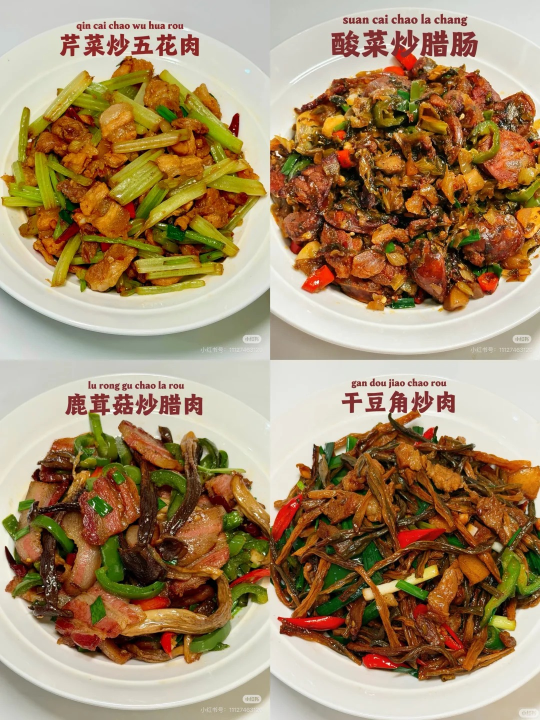
#> input picture img_155600/64道家常菜不重样🍛给你满满做饭灵感✨_10_小黄的晚餐集🍚_来自小红书网页版.jpg, 1080 x 1440 px, found by its file name (shown at 1/2 size); its folder holds 4 pictures in this run
$ python crop_grids.py
#> lines starting #> are read from the running program, lines starting #| are printed output that depends on the picture; pictures that were not available may be replaced by others from this repository, and a replacement may not be noted
import os, re
from PIL import Image

src_dir = r'D:\openclaw-autoclaw\.openclaw-autoclaw\agents\agent-gcglc\workspace\what-to-eat\img_155600'
out_dir = r'D:\openclaw-autoclaw\.openclaw-autoclaw\agents\agent-gcglc\workspace\what-to-eat\images'

# Clean old crops
for f in os.listdir(out_dir):
    if f.startswith('grid_'):
        os.remove(os.path.join(out_dir, f))

# Sort by the number after the first underscore (_2, _3, ..., _17)
def extract_num(fname):
    parts = fname.split('_')
    for p in parts:
        if p.isdigit():
            return int(p)
    return 0

files = sorted(os.listdir(src_dir), key=extract_num)
# files: _2, _3, _4, _5, _6, _7, _8, _9, _10, _11, _12, _13, _14, _15, _16, _17

for i, fname in enumerate(files):
    if fname.startswith('grid_'): continue
    img = Image.open(os.path.join(src_dir, fname))
#> img is the input picture: PIL image 1080x1440 RGB; mean R, G, B 164.1, 137.9, 103.7
    w, h = img.size
#> w = 1080; h = 1440
    hw, hh = w // 2, h // 2
#> hw = 540; hh = 720

    positions = [(0,0,hw,hh), (hw,0,w,hh), (0,hh,hw,h), (hw,hh,w,h)]

    for pi, box in enumerate(positions):
        crop = img.crop(box)
        w2, h2 = crop.size
        ratio = 300 / w2
        crop = crop.resize((300, int(h2*ratio)), Image.LANCZOS)

        out_name = f'grid_{i:02d}_{pi+1}.jpg'
        crop.save(os.path.join(out_dir, out_name), 'JPEG', quality=85)
        print(f'{out_name}  ({crop.size})')
#> this loop made 4 passes
#> pass 1, `crop = img.crop(box)`:
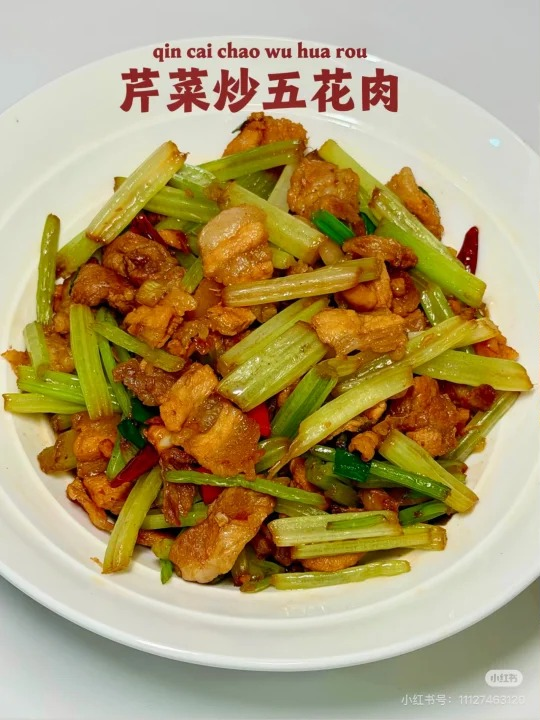
#> crop: PIL image 540x720 RGB; mean R, G, B 174, 155.1, 109
#> pass 1, `crop = crop.resize((300, int(h2*ratio)), Image.LANCZOS)`:
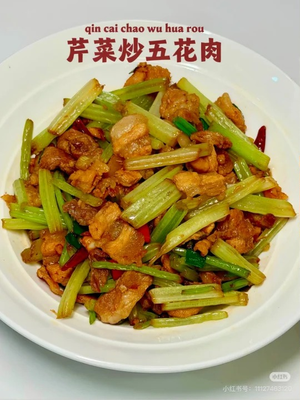
#> crop: PIL image 300x400 RGB; mean R, G, B 174, 155.1, 109.1
#> pass 2, `crop = img.crop(box)`:
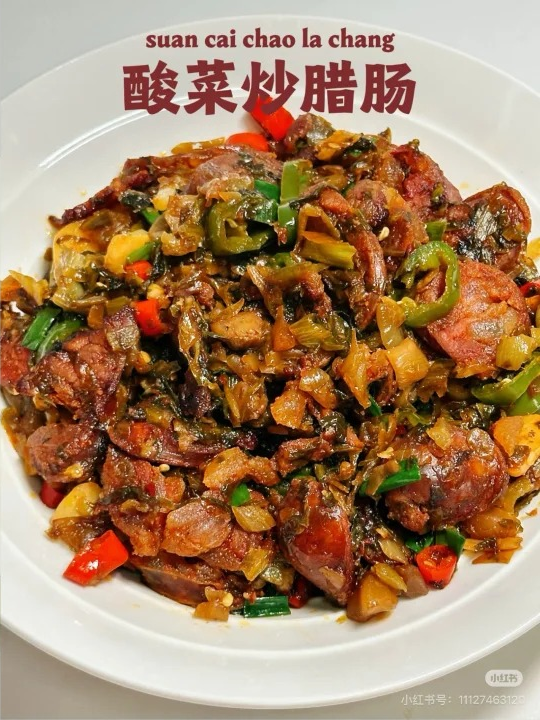
#> crop: PIL image 540x720 RGB; mean R, G, B 166.6, 131.1, 98.6
#> pass 2, `crop = crop.resize((300, int(h2*ratio)), Image.LANCZOS)`:
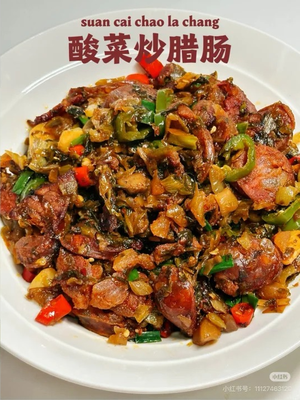
#> crop: PIL image 300x400 RGB; mean R, G, B 166.6, 131.1, 98.7
#> after the loop:
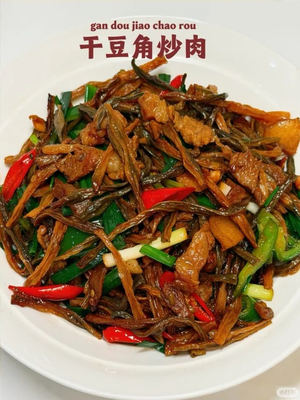
#> crop: PIL image 300x400 RGB; mean R, G, B 158.1, 129.3, 101.1
#> pass 2 of the loop `for i, fname in enumerate(files):`:
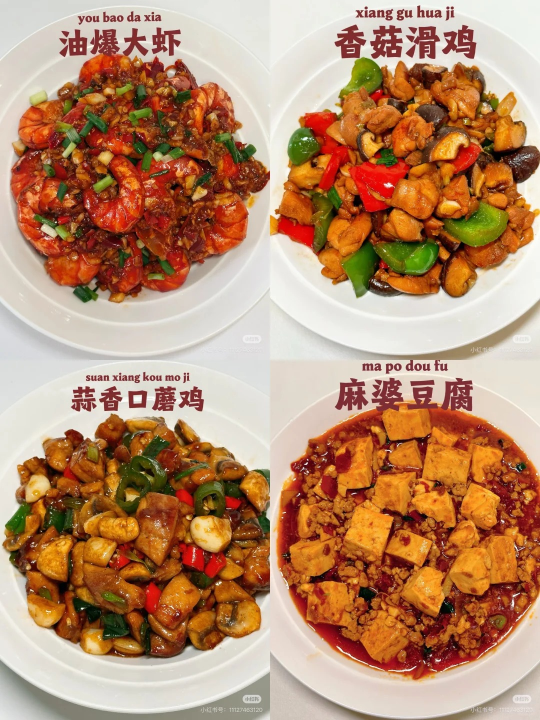
#> input picture img_155600/64道家常菜不重样🍛给你满满做饭灵感✨_11_小黄的晚餐集🍚_来自小红书网页版.jpg, 1080 x 1440 px, found by its file name (shown at 1/2 size)
#> img is the input picture: PIL image 1080x1440 RGB; mean R, G, B 183.6, 139.4, 107.9
#> the loop `for pi, box in enumerate(positions):` made 4 passes
#> pass 1, `crop = img.crop(box)`:
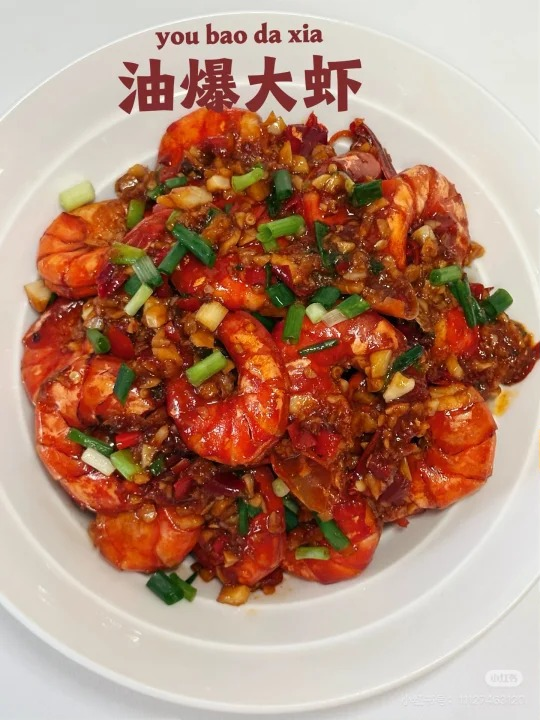
#> crop: PIL image 540x720 RGB; mean R, G, B 179.7, 138.1, 117.1
#> after the loop `for pi, box in enumerate(positions):`:
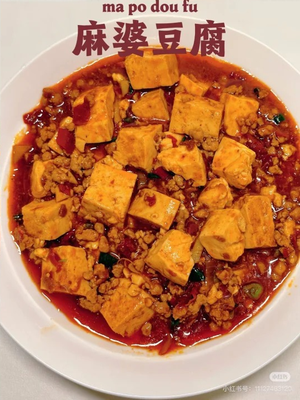
#> crop: PIL image 300x400 RGB; mean R, G, B 190.7, 129.4, 91.9
#> pass 3 of the loop `for i, fname in enumerate(files):`:
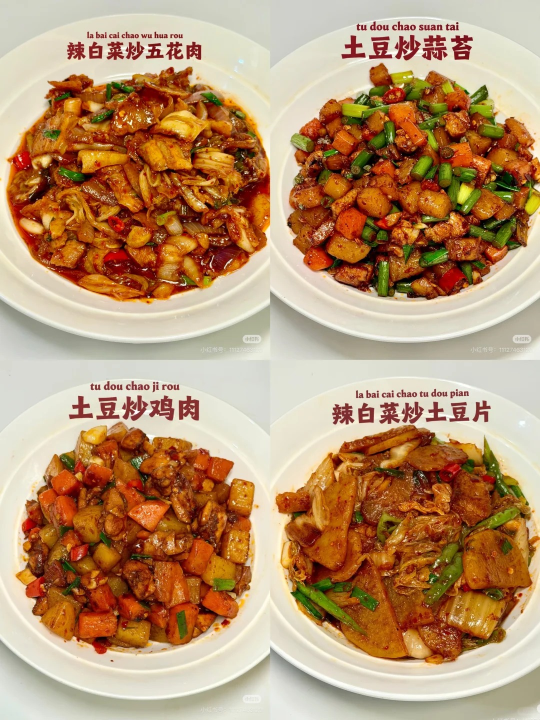
#> input picture img_155600/64道家常菜不重样🍛给你满满做饭灵感✨_12_小黄的晚餐集🍚_来自小红书网页版.jpg, 1080 x 1440 px, found by its file name (shown at 1/2 size)
#> img is the input picture: PIL image 1080x1440 RGB; mean R, G, B 184.2, 146.5, 110.3
#> the loop `for pi, box in enumerate(positions):` made 4 passes
#> pass 1, `crop = crop.resize((300, int(h2*ratio)), Image.LANCZOS)`:
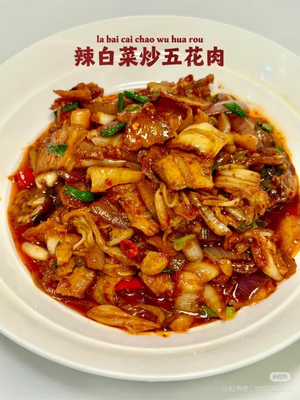
#> crop: PIL image 300x400 RGB; mean R, G, B 185.9, 142.3, 102.9
#> after the loop `for pi, box in enumerate(positions):`:
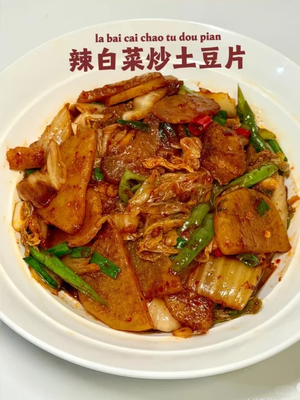
#> crop: PIL image 300x400 RGB; mean R, G, B 182.6, 147, 108.8
#> the loop made 4 passes; the first 3 are shown

print(f'\nDone! {i+1} grids -> 64 images')
print('Actual file mapping:')
for i, f in enumerate(files):
    parts = f.split('_')
    num = [p for p in parts if p.isdigit()][0]
    print(f'  grid_{i:02d}  <-  original file _#{num}')
#> this loop made 4 passes
#> (parts, num) on passes 1 to 4: (['64道家常菜不重样🍛给你满满做饭灵感✨', '10', '小黄的晚餐集🍚', '来自小红书网页版.jpg'], '10'), (['64道家常菜不重样🍛给你满满做饭灵感✨', '11', '小黄的晚餐集🍚', '来自小红书网页版.jpg'], '11'), (['64道家常菜不重样🍛给你满满做饭灵感✨', '12', '小黄的晚餐集🍚', '来自小红书网页版.jpg'], '12'), (['64道家常菜不重样🍛给你满满做饭灵感✨', '13', '小黄的晚餐集🍚', '来自小红书网页版.jpg'], '13')
#|   grid_00  <-  original file _#10
#|   grid_01  <-  original file _#11
#|   grid_02  <-  original file _#12
#|   grid_03  <-  original file _#13
